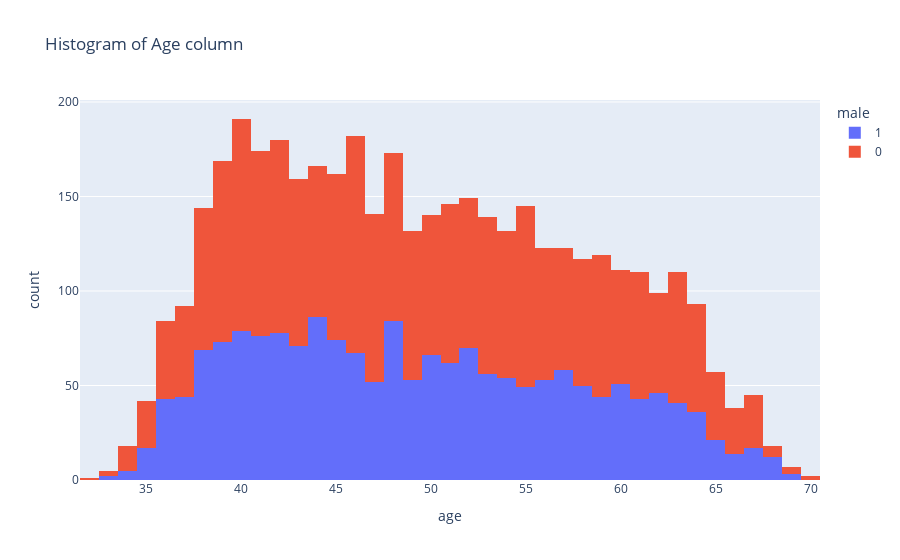

The notebook cell this image was saved under:
### Code cell
px.histogram(raw, x='age', color='male',title='Histogram of Age column')

### Figure 1 — Plotly figure (JSON) as saved in the notebook; plotly's stock layout.template omitted (floating-point values rounded to 4 significant figures; data arrays with more than 128 entries replaced by an {"elided": "..."} marker saying what was removed)
{"data": [{"alignmentgroup": "True", "bingroup": "x", "hovertemplate": "male=1<br>age=%{x}<br>count=%{y}<extra></extra>", "legendgroup": "1", "marker": {"color": "#636efa", "pattern": {"shape": ""}}, "name": "1", "offsetgroup": "1", "orientation": "v", "showlegend": true, "type": "histogram", "x": {"elided": "1819 int values"}, "xaxis": "x", "yaxis": "y"}, {"alignmentgroup": "True", "bingroup": "x", "hovertemplate": "male=0<br>age=%{x}<br>count=%{y}<extra></extra>", "legendgroup": "0", "marker": {"color": "#EF553B", "pattern": {"shape": ""}}, "name": "0", "offsetgroup": "0", "orientation": "v", "showlegend": true, "type": "histogram", "x": {"elided": "2419 int values"}, "xaxis": "x", "yaxis": "y"}], "layout": {"barmode": "relative", "legend": {"title": {"text": "male"}, "tracegroupgap": 0}, "title": {"text": "Histogram of Age column"}, "xaxis": {"anchor": "y", "domain": [0, 1], "title": {"text": "age"}}, "yaxis": {"anchor": "x", "domain": [0, 1], "title": {"text": "count"}}}}
